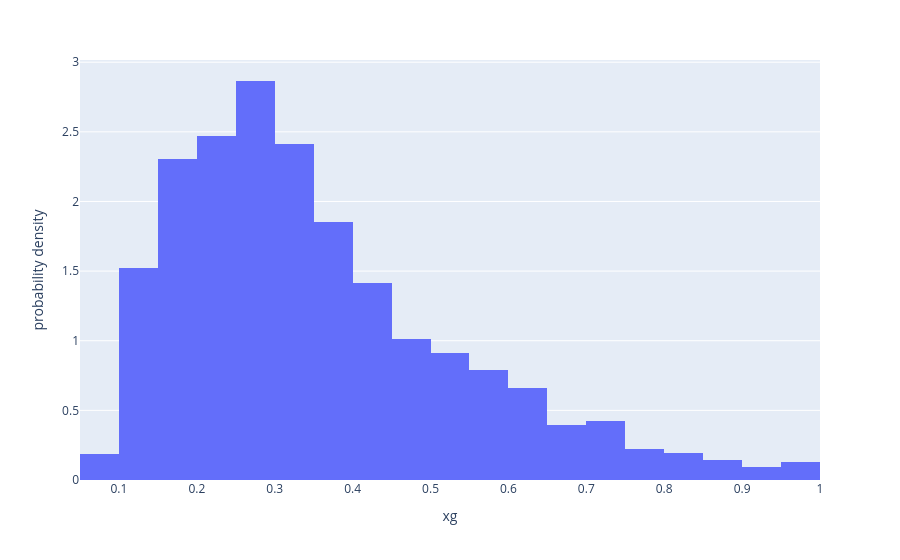

The notebook cell saved with this chart:
### Markdown cell above
**13)** Create a histogram of the distribution of 'xg' for all goals in the Coruscant League. What shape does the distribution have? What can be inferred about the types of shots that result in goals?

### Code cell
liga = goals [goals['tournament'] == 'Liga Coruscant']

px.histogram(liga, x='xg', nbins = 20, histnorm = 'probability density')

### Figure 1 — Plotly figure (JSON) as saved in the notebook; plotly's stock layout.template omitted (floating-point values rounded to 4 significant figures; data arrays with more than 128 entries replaced by an {"elided": "..."} marker saying what was removed)
{"data": [{"bingroup": "x", "histnorm": "probability density", "hovertemplate": "xg=%{x}<br>probability density=%{y}<extra></extra>", "legendgroup": "", "marker": {"color": "#636efa", "pattern": {"shape": ""}}, "name": "", "nbinsx": 20, "orientation": "v", "showlegend": false, "type": "histogram", "x": {"elided": "2178 float values"}, "xaxis": "x", "yaxis": "y"}], "layout": {"barmode": "relative", "legend": {"tracegroupgap": 0}, "margin": {"t": 60}, "xaxis": {"anchor": "y", "domain": [0, 1], "title": {"text": "xg"}}, "yaxis": {"anchor": "x", "domain": [0, 1], "title": {"text": "probability density"}}}}
